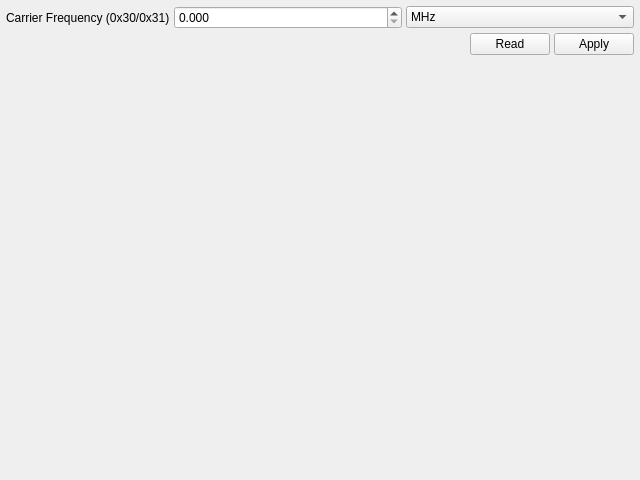
<?xml version="1.0" encoding="UTF-8"?>
<ui version="4.0">
 <class>FrequencyPage</class>
 <widget class="QWidget" name="FrequencyPage">
  <property name="geometry">
   <rect>
    <x>0</x>
    <y>0</y>
    <width>640</width>
    <height>480</height>
   </rect>
  </property>
  <layout class="QVBoxLayout" name="layoutMain">
   <property name="spacing">
    <number>4</number>
   </property>
   <property name="leftMargin">
    <number>6</number>
   </property>
   <property name="topMargin">
    <number>6</number>
   </property>
   <property name="rightMargin">
    <number>6</number>
   </property>
   <property name="bottomMargin">
    <number>6</number>
   </property>
   <item>
    <layout class="QFormLayout" name="formMain">
     <property name="verticalSpacing">
      <number>4</number>
     </property>
     <item row="0" column="0">
      <widget class="QLabel" name="lblFreq">
       <property name="text">
        <string>Carrier Frequency (0x30/0x31)</string>
       </property>
      </widget>
     </item>
     <item row="0" column="1">
      <layout class="QHBoxLayout" name="hlFreqInput">
       <property name="spacing">
        <number>4</number>
       </property>
       <item>
        <widget class="QDoubleSpinBox" name="spinFreq">
         <property name="decimals">
          <number>3</number>
         </property>
         <property name="maximum">
          <double>999999.000000000000000</double>
         </property>
        </widget>
       </item>
       <item>
        <widget class="QComboBox" name="comboFreqUnit">
         <item>
          <property name="text">
           <string>MHz</string>
          </property>
         </item>
         <item>
          <property name="text">
           <string>kHz</string>
          </property>
         </item>
        </widget>
       </item>
      </layout>
     </item>
     <item row="1" column="1">
      <layout class="QHBoxLayout" name="hlFreqBtns">
       <item>
        <spacer name="horizontalSpacer">
         <property name="orientation">
          <enum>Qt::Horizontal</enum>
         </property>
         <property name="sizeHint" stdset="0">
          <size>
           <width>40</width>
           <height>20</height>
          </size>
         </property>
        </spacer>
       </item>
       <item>
        <widget class="QPushButton" name="btnFreqRead">
         <property name="text">
          <string>Read</string>
         </property>
        </widget>
       </item>
       <item>
        <widget class="QPushButton" name="btnFreqWrite">
         <property name="text">
          <string>Apply</string>
         </property>
        </widget>
       </item>
      </layout>
     </item>
    </layout>
   </item>
   <item>
    <spacer name="verticalSpacer">
     <property name="orientation">
      <enum>Qt::Vertical</enum>
     </property>
     <property name="sizeHint" stdset="0">
      <size>
       <width>20</width>
       <height>100000000</height>
      </size>
     </property>
    </spacer>
   </item>
  </layout>
 </widget>
 <resources/>
 <connections/>
</ui>
